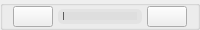
                   <widget class="QGroupBox" name="groupBox_10">
                    <property name="minimumSize">
                     <size>
                      <width>0</width>
                      <height>30</height>
                     </size>
                    </property>
                    <property name="maximumSize">
                     <size>
                      <width>16777215</width>
                      <height>30</height>
                     </size>
                    </property>
                    <property name="styleSheet">
                     <string notr="true">#groupBox_10{
border:none;
}</string>
                    </property>
                    <property name="title">
                     <string/>
                    </property>
                    <layout class="QHBoxLayout" name="horizontalLayout_15">
                     <property name="spacing">
                      <number>5</number>
                     </property>
                     <property name="leftMargin">
                      <number>10</number>
                     </property>
                     <property name="topMargin">
                      <number>0</number>
                     </property>
                     <property name="rightMargin">
                      <number>10</number>
                     </property>
                     <property name="bottomMargin">
                      <number>0</number>
                     </property>
                     <item>
                      <widget class="QPushButton" name="runButton">
                       <property name="minimumSize">
                        <size>
                         <width>0</width>
                         <height>0</height>
                        </size>
                       </property>
                       <property name="toolTip">
                        <string>运行/暂停</string>
                       </property>
                       <property name="text">
                        <string/>
                       </property>
                       <property name="icon">
                        <iconset resource="../UIqrc.qrc">
                         <normaloff>:/detect/icon/运行.png</normaloff>
                         <activeon>:/detect/icon/暂停.png</activeon>
                         <selectedon>:/detect/icon/暂停.png</selectedon>:/detect/icon/运行.png</iconset>
                       </property>
                       <property name="checkable">
                        <bool>true</bool>
                       </property>
                      </widget>
                     </item>
                     <item>
                      <widget class="QSlider" name="ProgressSlider">
                       <property name="styleSheet">
                        <string notr="true">QSlider {
    color: rgb(255, 255, 255);
    font: 10px;
    border-radius: 5px;
    text-align: center;
    border: none;
    background-color: rgba(215, 215, 215, 100);
    height: 15px;
}
QSlider::groove:horizontal {
    border-radius: 5px;
    border: 1px;
    height: 8px;
    margin: 0px;
    left: 5px; 
    right: 5px;
}

QSlider::handle:horizontal {
    border: 0px;
    width: 15px;
	border-image:none;
    margin: -7px -7px -7px -7px;
}
QSlider::add-page:horizontal {
    background: qlineargradient(spread: pad, x1: 0, y1: 1, x2: 0, y2: 0, stop: 0 rgba(215, 215, 215, 100), stop: 0.25 rgba(215, 215, 215, 100), stop: 0.5 rgba(215, 215, 215, 100), stop: 1 rgba(215, 215, 215, 100));
    border-radius: 5px;
}
QSlider::sub-page:horizontal {
    background: qlineargradient(spread: pad, x1: 0, y1: 1, x2: 0, y2: 0, stop: 0 rgba(55, 55, 55, 200), stop: 0.25 rgba(55, 55, 55, 200), stop: 0.5 rgba(55, 55, 55, 200), stop: 1 rgba(55, 55, 55, 200));
    border-radius: 5px;
}
</string>
                       </property>
                       <property name="minimum">
                        <number>0</number>
                       </property>
                       <property name="maximum">
                        <number>100</number>
                       </property>
                       <property name="singleStep">
                        <number>1</number>
                       </property>
                       <property name="value">
                        <number>0</number>
                       </property>
                       <property name="orientation">
                        <enum>Qt::Horizontal</enum>
                       </property>
                      </widget>
                     </item>
                     <item>
                      <widget class="QPushButton" name="detectButton">
                       <property name="minimumSize">
                        <size>
                         <width>0</width>
                         <height>0</height>
                        </size>
                       </property>
                       <property name="toolTip">
                        <string>检测</string>
                       </property>
                       <property name="text">
                        <string/>
                       </property>
                       <property name="icon">
                        <iconset resource="../UIqrc.qrc">
                         <normaloff>:/detect/icon/focus (2).png</normaloff>
                         <activeon>:/detect/icon/focus.png</activeon>
                         <selectedon>:/detect/icon/focus.png</selectedon>:/detect/icon/focus (2).png</iconset>
                       </property>
                       <property name="checkable">
                        <bool>true</bool>
                       </property>
                       <property name="checked">
                        <bool>false</bool>
                       </property>
                      </widget>
                     </item>
                    </layout>
                   </widget>
